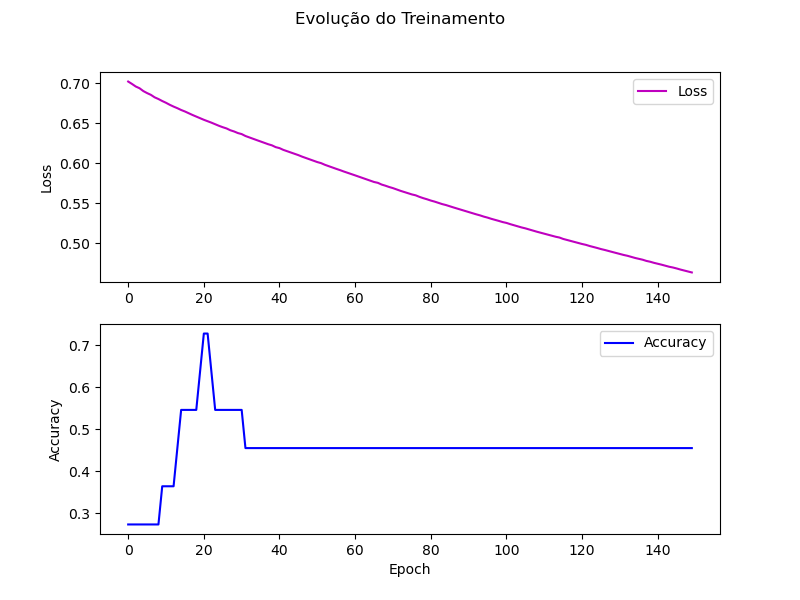

This chart was generated by the following Python code:
"""
Fernando Passold, em 18/03/2025

Parte 1: Inicializando rede do Chapeuzinho Vermelho (rede MLP> 6 x 3 x 7)

"""
import tensorflow as tf
from tensorflow.keras.models import Sequential
from tensorflow.keras.layers import Dense
import numpy as np
import time  # Importando a biblioteca time para medir o tempo
import matplotlib.pyplot as plt  # Importando a biblioteca para gráficos
# Eventualmente será necessário `conda install matplotlib`

# Acrescentando Função para exibir exibe uma barra de caracteres # proporcional ao valor de ativação
def bargraph(value, max_length=20):
    """
    Retorna uma string com caracteres '#' proporcional ao valor.
    - value: Valor de ativação (entre 0 e 1).
    - max_length: Número máximo de caracteres '#' (padrão é 10).
    """
    num_hashes = round(value * max_length)  # Arredonda para o número inteiro mais próximo
    return '#' * num_hashes

# Função para exibir os labels das entradas ativadas
def activated_inputs(input_data, input_labels):
    """
    Retorna uma string com os labels das entradas ativadas (valor = 1).
    - input_data: Dados de entrada (array binário).
    - input_labels: Lista de labels correspondentes às entradas.
    """
    activated = [input_labels[i] for i, value in enumerate(input_data) if value == 1]
    return ', '.join(activated)

# Função para calcular o comprimento máximo dos labels
def max_label_length(labels):
    """
    Retorna o comprimento da maior string em uma lista de labels.
    - labels: Lista de strings.
    """
    return max(len(label) for label in labels)

# Definindo o modelo
model = Sequential()

# Camada de entrada e única camada oculta
model.add(Dense(units=3, input_dim=6, activation='sigmoid'))  # 6 entradas e 3 neurônios na camada oculta

# Camada de saída
model.add(Dense(units=7, activation='sigmoid'))  # 7 neurônios na camada de saída

# Compilando o modelo
model.compile(optimizer='adam', loss='binary_crossentropy', metrics=['accuracy'])

#### Parte 2: Associando labels (etiquetas) às entradas e saída da rede

# Dados de entrada com labels
input_labels = ["1. Grandes orelhas", "2. Grandes olhos", "3. Grandes dentes", "4. Gentil", "5. Enrugado", "6. Bonito"]

# Dados de saída com labels
output_labels = ["1. Fugir", "2. Gritar", "3. Procurar pelo lenhador", "4. Beijar na bochecha", "5. Aproximar-se", "6. Oferecer comida", "7. Flertar"]

# Calcula o comprimento máximo dos labels de saida
max_input_label_length = max_label_length(output_labels)
# Isso é usado para determinar quantos espaços em branco devem ser adicionados aos labels menores.

# Labels para os neurônios da camada oculta
hidden_layer_labels = ["1. Lobo", "2. Avó", "3. Lenhador"]

# Resumo do modelo
model.summary()

# Dados de treinamento (exemplo)
X_train = [
#    1  2  3  4  5  6
    [1, 1, 1, 0, 0, 0],  # É o Lobo 1
	[1, 1, 1, 0, 0, 1],  # É o Lobo 2
	[1, 0, 1, 1, 0, 0],  # É o Lobo 3
    [0, 1, 0, 1, 1, 1],  # É a Vovó 1
    [0, 1, 0, 1, 1, 0],  # É a Vovó 2
    [0, 0, 0, 1, 1, 1],  # É a Vovó 3
    [1, 0, 0, 1, 1, 0],  # É a Vovó 4
    [1, 0, 0, 1, 1, 1],  # É a Vovó 5
    [0, 0, 0, 1, 0, 0],  # É o Lenhador 1
    [0, 0, 0, 1, 0, 1],  # É o Lenhador 2
    [0, 0, 0, 1, 1, 0]   # É o Lenhador 3
]

# Rótulos de treinamento (exemplo)
y_train = [
#    1  2  3  4  5  6  7
    [1, 1, 1, 0, 0, 0, 0],  # Rótulo para Lobo 1
    [1, 0, 1, 0, 0, 0, 0],  # Rótulo para Lobo 2
    [1, 1, 1, 0, 0, 0, 0],  # Rótulo para Lobo 3
    [0, 0, 0, 1, 1, 1, 0],  # Rótulo para Vovó 1
    [0, 0, 0, 0, 1, 1, 0],  # Rótulo para Vovó 2
    [0, 0, 0, 0, 1, 1, 0],  # Rótulo para Vovó 3
    [0, 0, 0, 0, 1, 1, 0],  # Rótulo para Vovó 4
    [0, 0, 0, 1, 1, 1, 0],  # Rótulo para Vovó 5
    [0, 0, 0, 0, 1, 0, 1],  # Rótulo para Lenhador 1
    [0, 0, 0, 1, 1, 1, 1],  # Rótulo para Lenhador 2
    [0, 0, 0, 0, 1, 0, 0]   # Rótulo para Lenhador 3
]


# Listas para armazenar as métricas de treinamento
loss_history = []
accuracy_history = []

# Função de callback para atualizar o gráfico a cada época
class TrainingPlot(tf.keras.callbacks.Callback):
    def on_train_begin(self, logs={}):
        # Inicializa a figura
        plt.ion()  # Ativa o modo interativo do matplotlib
        self.fig, (self.ax1, self.ax2) = plt.subplots(2, 1, figsize=(8, 6))
        self.fig.suptitle('Evolução do Treinamento')
        self.ax1.set_ylabel('Loss')
        self.ax2.set_ylabel('Accuracy')
        self.ax2.set_xlabel('Epoch')
        self.loss_line, = self.ax1.plot([], [], 'm-', label='Loss')
        self.accuracy_line, = self.ax2.plot([], [], 'b-', label='Accuracy')
        self.ax1.legend()
        self.ax2.legend()
        plt.show()

    def on_epoch_end(self, epoch, logs={}):
        # Atualiza as listas de métricas
        loss_history.append(logs.get('loss'))
        accuracy_history.append(logs.get('accuracy'))

        # Atualiza os dados do gráfico
        self.loss_line.set_data(range(len(loss_history)), loss_history)
        self.accuracy_line.set_data(range(len(accuracy_history)), accuracy_history)

        # Ajusta os limites dos eixos
        self.ax1.relim()
        self.ax1.autoscale_view()
        self.ax2.relim()
        self.ax2.autoscale_view()

        # Redesenha a figura
        self.fig.canvas.draw()
        plt.pause(0.1)  # Pausa para atualizar a janela gráfica

# Criando uma instância do callback
plot_callback = TrainingPlot()

# Solicita ao usuário o número de épocas
try:
    epochs = int(input("Digite o número de épocas desejadas: "))
except ValueError:
    print("Entrada inválida. Usando o valor padrão de 50 épocas.")
    epochs = 50  # Valor padrão caso o usuário insira algo inválido

# Medindo o tempo de processamento do treinamento
start_time = time.time()  # Captura o tempo inicial

# Treinando o modelo
# model.fit(X_train, y_train, epochs=100, batch_size=1)

# Treinando o modelo com o callback
model.fit(X_train, y_train, epochs=epochs, batch_size=1, verbose=0, callbacks=[plot_callback])

end_time = time.time()  # Captura o tempo final
training_time = end_time - start_time  # Calcula o tempo total de treinamento

# Exibindo o tempo de processamento
print(f"\nTempo de processamento do treinamento: {training_time:.2f} segundos")

# Fazendo previsões
predictions = model.predict(X_train)

## Exibindo resultados

""" Saída mais "simples"
# Exibindo previsões com labels
for i, pred in enumerate(predictions):
    print(f"Exemplo {i + 1}:")
    for j, value in enumerate(pred):
    	bar = bargraph(value)  # Gera a barra de caracteres
        # print(f"  {output_labels[j]}: {value:.4f}")
        print(f"  {output_labels[j]}: {value:.4f} | {bar}")
"""

# Exibindo as previsões com barras de caracteres e entradas ativadas
for i, (input_data, pred) in enumerate(zip(X_train, predictions)):
    print(f"Exemplo {i + 1}:")
    # Exibe os labels das entradas ativadas
    activated = activated_inputs(input_data, input_labels)
    print(f"  Entradas ativadas: {activated}")
    # Exibe as saídas com barras de caracteres e formatação alinhada
    for j, value in enumerate(pred):
        bar = bargraph(value)  # Gera a barra de caracteres
        # print(f"  {output_labels[j]}: {value:.4f} | {bar}")
        # Formata o label da saída para ocupar o mesmo espaço que o maior label de entrada
        formatted_label = output_labels[j].ljust(max_input_label_length)       
        print(f"  {formatted_label}: {value:.4f} | {bar}")

# Congelando a janela gráfica até que o usuário pressione Enter
plt.ioff()  # Desativa o modo interativo
'''
plt.show(block=True)  # Mantém a janela gráfica aberta

Erro:
plt.show(block=True) bloqueia a execução do código até que a janela gráfica seja 
fechada manualmente, e o input() não é alcançado até que isso aconteça.

A solução é usar plt.pause() em vez de plt.show(block=True) e garantir que o 
input() seja alcançado após o treinamento.

Durante o treinamento, plt.pause(0.1) é usado para atualizar a janela gráfica a cada época.
Após o treinamento, o modo interativo é desativado com plt.ioff().
'''
print("\nPressione Enter para fechar a janela gráfica...")
input()  # Aguarda o usuário pressionar Enter
plt.close()  # Fecha a janela gráfica
